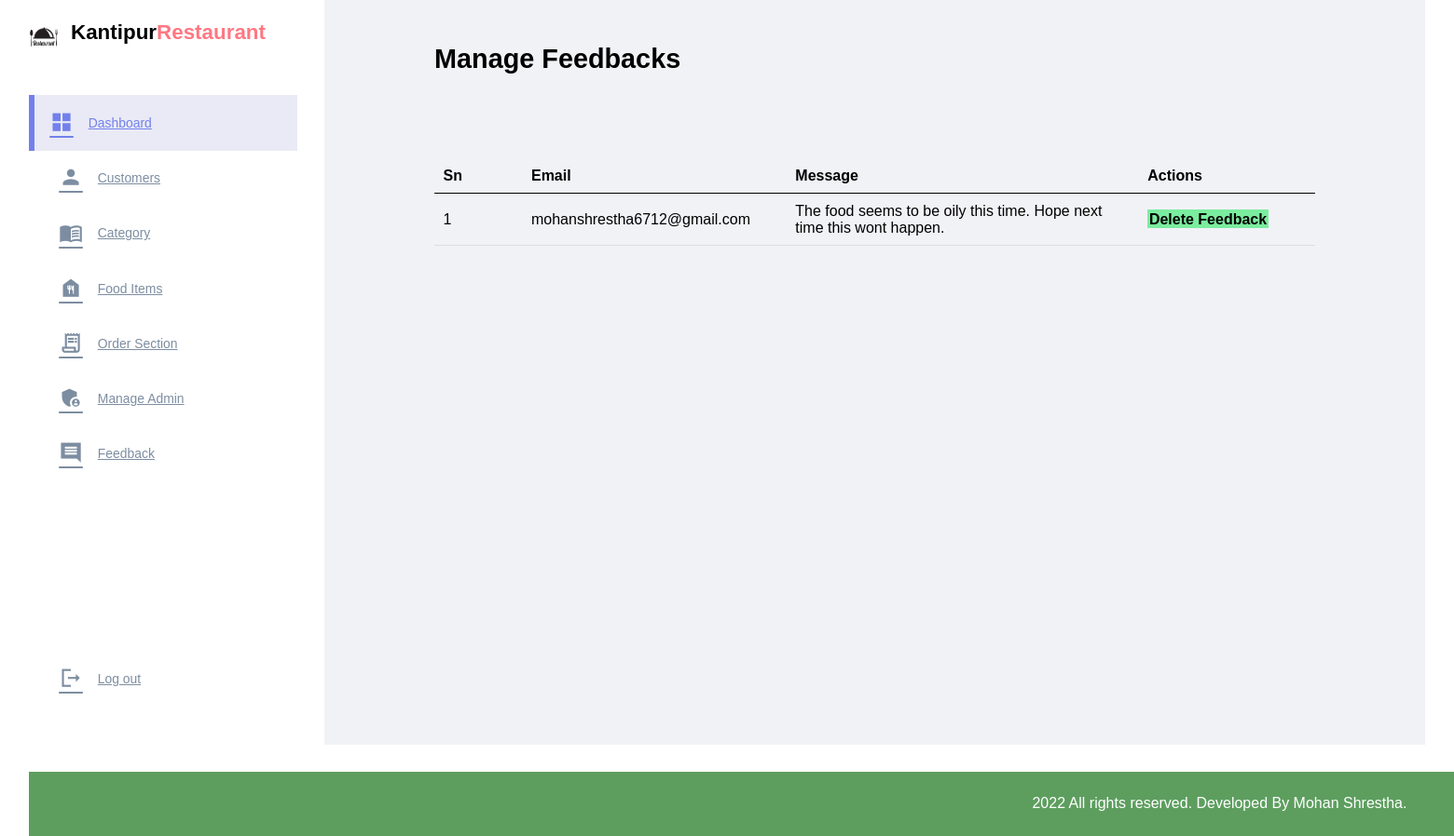
The page /admin/manage-feedback.php (signed in) on the database its author committed.
### tables this page shows
CREATE TABLE `tbl_feedbacks` (
  `id` int(11) NOT NULL,
  `email` varchar(50) NOT NULL,
  `message` varchar(1000) NOT NULL
);

### admin/manage-feedback.php (the view, shortened to what this page needs)
<?php include('partials/menu.php'); ?>
<div class="main-content">
    <div class="wrapper">
        <h1>Manage Feedbacks</h1>
                <br /><br /><br />
                <br><br>
                <table class="tbl-full">
                    <tr>
                        <th width="10%">Sn</th>
                        <th width="30%">Email</th>
                        <th width="40%">Message</th>
                        <th>Actions</th>
                    </tr>
                    <?php
                        $sql = "SELECT * FROM tbl_feedbacks ORDER BY id DESC";
                        $res = mysqli_query($conn, $sql);
                        $count = mysqli_num_rows($res);
                        $sn = 1;
                        if($count>0)
                        {
                            while($row=mysqli_fetch_assoc($res))
                            {
                                $id = $row['id'];
                                $email = $row['email'];
                                $message = $row['message'];
                                ?>
                                    <tr>
                                        <td><?php echo $sn++; ?> </td>
                                        <td><?php echo $email; ?></td>
                                        <td><?php echo $message; ?></td>
                                        <td>
                                            <a href="<?php echo ADMIN_URI; ?>admin/delete-feedback.php?id=<?php echo $id; ?>" class="btn-secondary">Delete Feedback</a>
                                        </td>
                                    </tr>
                                <?php
                            }
                        }
                        else
                        {
                            echo "<tr><td colspan='12' class='error'>Orders not Available</td></tr>";
                        }
                    ?>
                </table>
    </div>
</div>
<?php include('partials/footer.php'); ?>

### css/admin.css (style rules this page uses)
* { margin: 0; padding: 0; font-family: Arial, Helvetica, sans-serif; }
.wrapper { padding: 1%; width: 80%; margin: 0 auto; }
.tbl-full { width: 100%; }
table { border-collapse: collapse; width: 100%; }
th, td { padding: 8px; text-align: left; border-bottom: 1px solid #ddd; }
table tr th { border-bottom: 1px solid black; padding: 1%; text-align: left; }
table tr td { padding: 1%; }
.btn-secondary { background-color: #7bed9f; padding: 1%; color: black; text-decoration: none; font-weight: bold; }
.main-content { background-color: #f1f2f6; padding: 3% 0; }
:root { --color-primary:#7380ec; --color-danger: #ff7782; --color-success: #41f1b6; --color-warning: #ffbb55; --color-white: #fff; --color-info-dark: #7d8da1; --color-info-light: #dce1eb; --color-dark: #363949; --color-light: rgba(132, 139, 200, 0.18); --color-primary-variant: #111e88; --color-dark-variant: #677483; --color-background: #f6f6f9; --card-border-radius: 2rem; --border-radius-1: 0.4rem; --border-radius-2: 0.8rem; --border-radius-3: 1.2rem; --card-padding: 1.8rem; --padding-1: 1.2rem; --box-shadow: 0 2rem 3rem var(--color-light); }
a { color: var(--color-dark); }
h1 { font-weight: 800; font-size: 1.8rem; }

### rows shown on the page
tbl_feedbacks: email "mohanshrestha6712@gmail.com", message "The food seems to be oily this time. Hope next time this wont happen."
